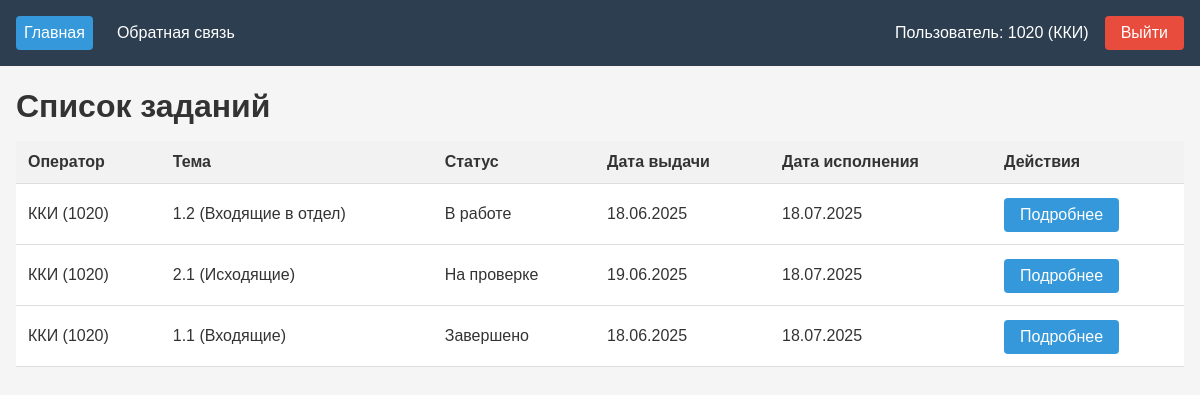
Before: /tasker/task/ (signed in) with the older database file.
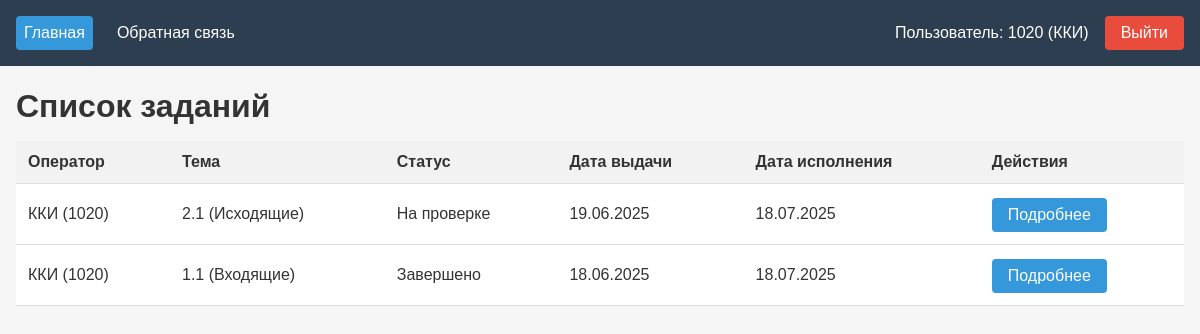
After: the same page with the newer database file.
### tasker/models.py (models this page shows, shortened)
class Tasks(models.Model):
    user = models.ForeignKey(CustomUser, on_delete=models.PROTECT)
    subject = models.ForeignKey(TaskSubjects, on_delete=models.PROTECT)
    status = models.ForeignKey(TaskStatus, on_delete=models.PROTECT, default=get_default_status)
    start_date = models.DateField()
    end_date = models.DateField()
    persons = models.ManyToManyField(Persons)
    phoneNumbers = models.ManyToManyField(PhoneNumbers)
    accounts = models.ManyToManyField(InternetAccounts)
    emails = models.ManyToManyField(Emails)
    file = models.FileField(upload_to='task_files/', blank=True, null=True, verbose_name="Прикрепленный файл")
    file_name = models.CharField(max_length=255, blank=True, null=True)

class TaskSubjects(models.Model):
    name = models.CharField()
    synonym = models.CharField()
    def __str__(self):
        return f"{self.synonym} ({self.name})"

class TaskStatus(models.Model):
    status = models.CharField()
    synonym = models.CharField()
    def __str__(self):
        return self.synonym

### tasker/myviews/tasks.py (the view)
# urls.py: path("", tasks.list, name='list'),
def list(request):
    if request.user.groups.filter(name='main').exists():
        tasks = Tasks.objects.all()
    else:
        tasks = Tasks.objects.filter(user=request.user)
    return render(request, 'index.html', {
        'tasks': tasks,
        'active_tab': 'index'
    })

### tasker/models.py (called while the page is built)
    def __str__(self):
        return f"{self.first_name} ({self.username})"

### tasker/templates/index.html (shortened to what this page needs)
{% extends "menu.html" %}
{% block content %}
<div class="header-container">
    <h1 >Список заданий</h1>
</div>
{% if tasks.count > 0 %}
<table>
    <thead>
        <tr>
            <th>Оператор</th>
            <th>Тема</th>
            <th>Статус</th>
            <th>Дата выдачи</th>
            <th>Дата исполнения</th>
            <th>Действия</th>
        </tr>
    </thead>
    <tbody>
    {% for task in tasks %}
        <tr>
            <td>{{ task.user }}</td>
            <td>{{ task.subject }}</td>
            <td>{{ task.status }}</td>
            <td>{{ task.start_date|date:"d.m.Y" }}</td>
            <td>{{ task.end_date|date:"d.m.Y" }}</td>
            <td>
                <a href="{{task.id}}" class="details-btn">Подробнее</a>
            </td>
        </tr>
    {% endfor %}
    </tbody>
</table>
{% else %}
    <h2>Список заданий пуст</h2>
{% endif %}
{% endblock content %}

Changed rows visible on the page:
no longer on this page (row edited): Tasks: user "ККИ (1020)", subject "1.2 (Входящие в отдел)", status "В работе", start_date "18.06.2025", end_date "18.07.2025"
